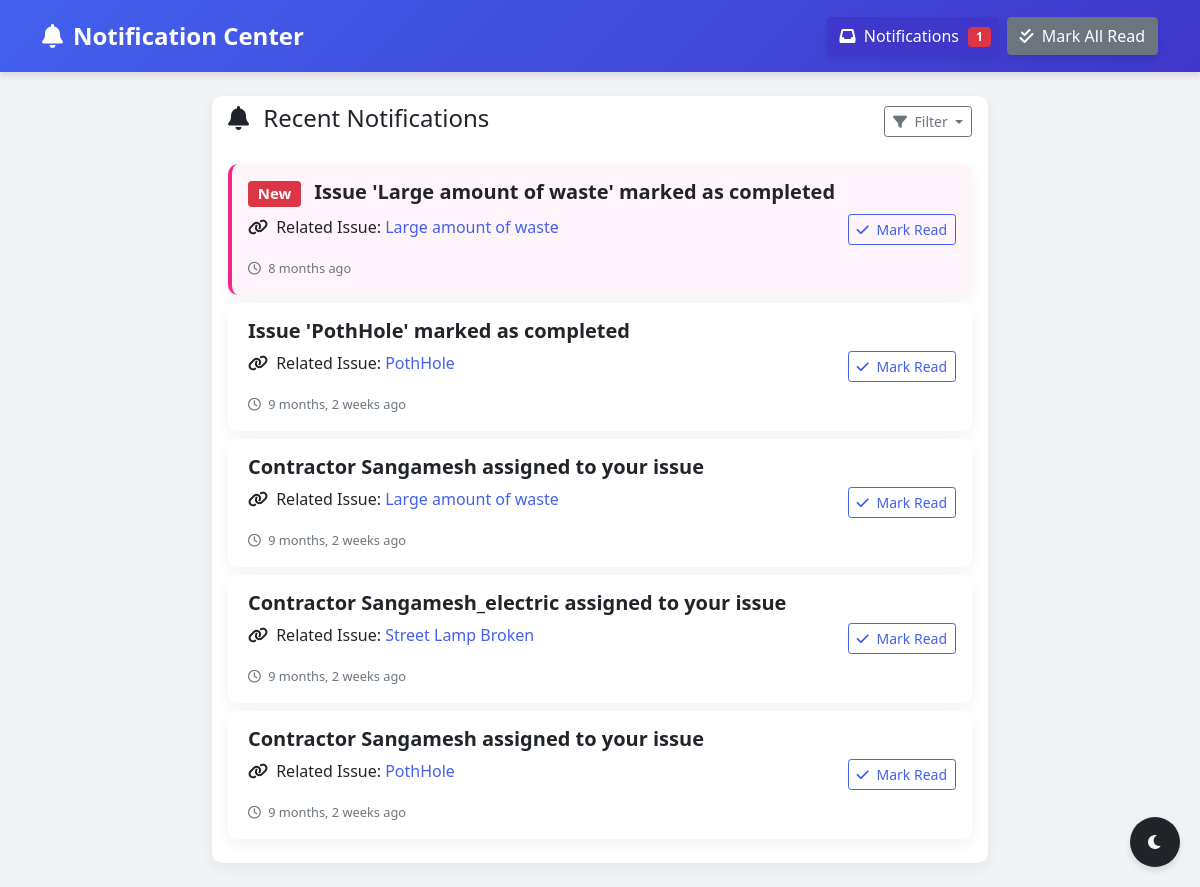
/notifications/ (signed in), run on the app's committed database.
### issues/models.py (models this page shows, shortened)
class Notification(models.Model):
    user = models.ForeignKey(User, on_delete=models.CASCADE, related_name='notifications')
    message = models.CharField(max_length=255)
    related_issue = models.ForeignKey(Issue, on_delete=models.SET_NULL, null=True, blank=True)
    is_read = models.BooleanField(default=False)
    created_at = models.DateTimeField(auto_now_add=True)
    class Meta:
        ordering = ['-created_at']

class Issue(models.Model):
    STATUS_CHOICES = [
        ('new', 'New'),
        ('pending', 'Pending'),
        ('in_progress', 'In Progress'),
        ('completed', 'Completed')
    ]
    title = models.CharField(max_length=255)
    description = models.TextField()
    location = models.TextField()
    latitude = models.FloatField(null=True, blank=True)
    longitude = models.FloatField(null=True, blank=True)
    address = models.CharField(max_length=512, null=True, blank=True)
    status = models.CharField(max_length=50, choices=STATUS_CHOICES, default='new')
    upvotes_count = models.PositiveIntegerField(default=0)
    reported_by = models.ForeignKey(User, on_delete=models.CASCADE, related_name='reported_issues')
    contractor = models.ForeignKey('contractor.Contractor', null=True, blank=True, on_delete=models.SET_NULL, related_name='assigned_issues')
    government_authority = models.ForeignKey('authorities.Authority', on_delete=models.CASCADE, related_name='jurisdiction_issues')
    created_at = models.DateTimeField(auto_now_add=True)
    updated_at = models.DateTimeField(auto_now=True)
    completed_at = models.DateTimeField(null=True, blank=True)

### public/views.py (the view)
# urls.py: path('notifications/', view_notifications, name='view_notifications'),
@login_required
def view_notifications(request):
    notifications = request.user.notifications.all().order_by('-created_at')
    return render(request, 'notifications.html', {
        'notifications': notifications,
        'unread_count': request.user.notifications.filter(is_read=False).count()
    })

### issues/context_processors.py (called while the page is built)
def issue_utils(request):
    from issues.models import UserRating
    def has_been_rated_by(issue, user):
        if not user.is_authenticated:
            return False
        return UserRating.objects.filter(issue=issue, user=user).exists()
    return {
        'has_been_rated_by': has_been_rated_by
    }

### templates/notifications.html (shortened to what this page needs)
<!DOCTYPE html>
<html lang="en">
<head>
    <link href="https://cdn.jsdelivr.net/npm/bootstrap@5.1.3/dist/css/bootstrap.min.css" rel="stylesheet">
    <link rel="stylesheet" href="https://cdnjs.cloudflare.com/ajax/libs/font-awesome/6.0.0/css/all.min.css">
</head>
<body class="has-notifications">
    <nav class="navbar navbar-expand-lg navbar-dark">
        <div class="container">
            <a class="navbar-brand" href="#">
                <i class="fas fa-bell"></i>
                Notification Center
            </a>
            <div class="d-flex align-items-center">
                <a href="{% url 'view_notifications' %}" class="btn btn-primary mx-2">
                    <i class="fas fa-inbox me-1"></i> Notifications
                    <span class="badge bg-danger notification-badge">
                        {{ unread_count }}
                    </span>
                </a>
                <a href="{% url 'mark_all_notifications_read' %}" class="btn btn-secondary">
                    <i class="fas fa-check-double me-1"></i> Mark All Read
                </a>
            </div>
        </div>
    </nav>
    <div class="container mt-4">
        <div class="card mb-4">
            <div class="card-header bg-transparent border-0 d-flex justify-content-between align-items-center">
                <h4><i class="fas fa-bell me-2"></i> Recent Notifications</h4>
                <div class="dropdown">
                    <button class="btn btn-sm btn-outline-secondary dropdown-toggle" type="button" id="filterDropdown" data-bs-toggle="dropdown" aria-expanded="false">
                        <i class="fas fa-filter me-1"></i> Filter
                    </button>
                </div>
            </div>
            <div class="card-body">
                {% for notification in notifications %}
                <div class="card notification-card mb-2 {% if not notification.is_read %}unread{% endif %}">
                    <div class="card-body">
                        <div class="d-flex justify-content-between align-items-center">
                            <div>
                                <h5 class="card-title">
                                    {% if not notification.is_read %}
                                    <span class="badge bg-danger me-2">New</span>
                                    {% endif %}
                                    {{ notification.message }}
                                </h5>
                                {% if notification.related_issue %}
                                <p class="card-text">
                                    <i class="fas fa-link me-1"></i> Related Issue:
                                    <a href="{% url 'issue_detail' notification.related_issue.id %}">
                                        {{ notification.related_issue.title }}
                                    </a>
                                </p>
                                {% endif %}
                                <small class="text-muted">
                                    <i class="far fa-clock me-1"></i> {{ notification.created_at|timesince }} ago
                                </small>
                            </div>
                            <a href="{% url 'mark_notification_read' notification.id %}"
                                class="btn btn-sm btn-mark-read">
                                <i class="fas fa-check me-1"></i> Mark Read
                            </a>
                        </div>
                    </div>
                </div>
                {% empty %}
                <div class="alert alert-info">
                    <i class="fas fa-info-circle"></i> No notifications found
                </div>
                {% endfor %}
            </div>
        </div>
    </div>
    <button class="dark-mode-toggle" id="darkModeToggle">
        <i class="fas fa-moon"></i>
    </button>
</body>
</html>

### templates/notifications.html (style rules this page uses)
:root { --primary: #4361ee; --secondary: #3f37c9; --success: #4cc9f0; --danger: #f72585; --warning: #f8961e; --info: #4ea8de; --light: #f8f9fa; --dark: #212529; }
body { background-color: #f0f2f5; font-family: 'Segoe UI', Tahoma, Geneva, Verdana, sans-serif; }
.navbar { background: linear-gradient(135deg, var(--primary), var(--secondary)) !important; box-shadow: 0 4px 6px rgba(0, 0, 0, 0.1); padding: 0.8rem 1rem; }
.navbar-brand { color: white !important; font-weight: 600; font-size: 1.5rem; display: flex; align-items: center; }
.navbar-brand i { margin-right: 10px; animation: bellShake 2s infinite; animation-play-state: paused; }
.has-notifications .navbar-brand i { animation-play-state: running; }
.notification-badge { position: relative; top: -10px; right: -5px; animation: pulse 1.5s infinite; box-shadow: 0 0 0 rgba(247, 37, 133, 0.4); }
.btn-primary { background-color: var(--secondary); border-color: var(--secondary); box-shadow: 0 4px 6px rgba(0, 0, 0, 0.1); transition: all 0.3s ease; }
.btn-secondary { background-color: #6c757d; border-color: #6c757d; box-shadow: 0 4px 6px rgba(0, 0, 0, 0.1); transition: all 0.3s ease; }
.container.mt-4 { max-width: 800px; }
.card { border-radius: 10px; border: none; box-shadow: 0 5px 15px rgba(0, 0, 0, 0.05); transition: all 0.3s ease; overflow: hidden; }
.notification-card { border-left: 4px solid transparent; margin-bottom: 15px; position: relative; overflow: hidden; }
.notification-card::before { content: ''; position: absolute; top: 0; left: 0; width: 100%; height: 100%; background: linear-gradient(135deg, rgba(67, 97, 238, 0.05), rgba(76, 201, 240, 0.05)); transform: translateX(-100%); transition: transform 0.5s ease; }
.unread { border-left-color: var(--danger); background-color: rgba(247, 37, 133, 0.05); animation: fadeIn 0.5s ease-out; }
.card-title { font-weight: 600; color: var(--dark); margin-bottom: 0.5rem; }
.card-text a { color: var(--primary); text-decoration: none; font-weight: 500; transition: color 0.3s ease; }
.text-muted { font-size: 0.8rem; }
.btn-mark-read { background-color: transparent; border: 1px solid var(--primary); color: var(--primary); transition: all 0.3s ease; }
.dark-mode-toggle { position: fixed; bottom: 20px; right: 20px; background-color: var(--dark); color: var(--light); border: none; border-radius: 50%; width: 50px; height: 50px; display: flex; align-items: center; justify-content: center; box-shadow: 0 4px 6px rgba(0, 0, 0, 0.1); cursor: pointer; transition: all 0.3s ease; z-index: 1000; }

### data on the page
Notification: is_read "New", message "Issue 'Large amount of waste' marked as completed", related_issue "Large amount of waste", created_at "8 months"
Notification: message "Issue 'PothHole' marked as completed", related_issue "PothHole", created_at "9 months, 2 weeks"
Notification: message "Contractor Sangamesh assigned to your issue", related_issue "Large amount of waste", created_at "9 months, 2 weeks"
Notification: message "Contractor Sangamesh_electric assigned to your issue", related_issue "Street Lamp Broken", created_at "9 months, 2 weeks"
Notification: message "Contractor Sangamesh assigned to your issue", related_issue "PothHole", created_at "9 months, 2 weeks"

### other printed values
{{ unread_count }} "1"
